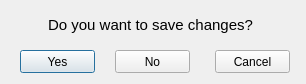
<?xml version="1.0" encoding="UTF-8"?>
<ui version="4.0">
 <class>Close</class>
 <widget class="QDialog" name="Close">
  <property name="geometry">
   <rect>
    <x>0</x>
    <y>0</y>
    <width>306</width>
    <height>84</height>
   </rect>
  </property>
  <property name="windowTitle">
   <string>Minecraft Map Gen</string>
  </property>
  <property name="windowIcon">
   <iconset>
    <normaloff>assets/icon.ico</normaloff>assets/icon.ico</iconset>
  </property>
  <widget class="QPushButton" name="yes">
   <property name="geometry">
    <rect>
     <x>20</x>
     <y>50</y>
     <width>75</width>
     <height>23</height>
    </rect>
   </property>
   <property name="text">
    <string>Yes</string>
   </property>
  </widget>
  <widget class="QPushButton" name="no">
   <property name="geometry">
    <rect>
     <x>115</x>
     <y>50</y>
     <width>75</width>
     <height>23</height>
    </rect>
   </property>
   <property name="text">
    <string>No</string>
   </property>
  </widget>
  <widget class="QPushButton" name="can">
   <property name="geometry">
    <rect>
     <x>215</x>
     <y>50</y>
     <width>75</width>
     <height>23</height>
    </rect>
   </property>
   <property name="text">
    <string>Cancel</string>
   </property>
  </widget>
  <widget class="QLabel" name="label">
   <property name="geometry">
    <rect>
     <x>5</x>
     <y>15</y>
     <width>291</width>
     <height>20</height>
    </rect>
   </property>
   <property name="font">
    <font>
     <pointsize>11</pointsize>
    </font>
   </property>
   <property name="text">
    <string>Do you want to save changes?</string>
   </property>
   <property name="alignment">
    <set>Qt::AlignCenter</set>
   </property>
  </widget>
 </widget>
 <resources/>
 <connections>
  <connection>
   <sender>yes</sender>
   <signal>clicked()</signal>
   <receiver>Close</receiver>
   <slot>accept()</slot>
   <hints>
    <hint type="sourcelabel">
     <x>57</x>
     <y>61</y>
    </hint>
    <hint type="destinationlabel">
     <x>152</x>
     <y>41</y>
    </hint>
   </hints>
  </connection>
  <connection>
   <sender>no</sender>
   <signal>clicked()</signal>
   <receiver>Close</receiver>
   <slot>reject()</slot>
   <hints>
    <hint type="sourcelabel">
     <x>152</x>
     <y>61</y>
    </hint>
    <hint type="destinationlabel">
     <x>152</x>
     <y>41</y>
    </hint>
   </hints>
  </connection>
  <connection>
   <sender>can</sender>
   <signal>clicked()</signal>
   <receiver>Close</receiver>
   <slot>reject()</slot>
   <hints>
    <hint type="sourcelabel">
     <x>252</x>
     <y>61</y>
    </hint>
    <hint type="destinationlabel">
     <x>152</x>
     <y>41</y>
    </hint>
   </hints>
  </connection>
 </connections>
</ui>
